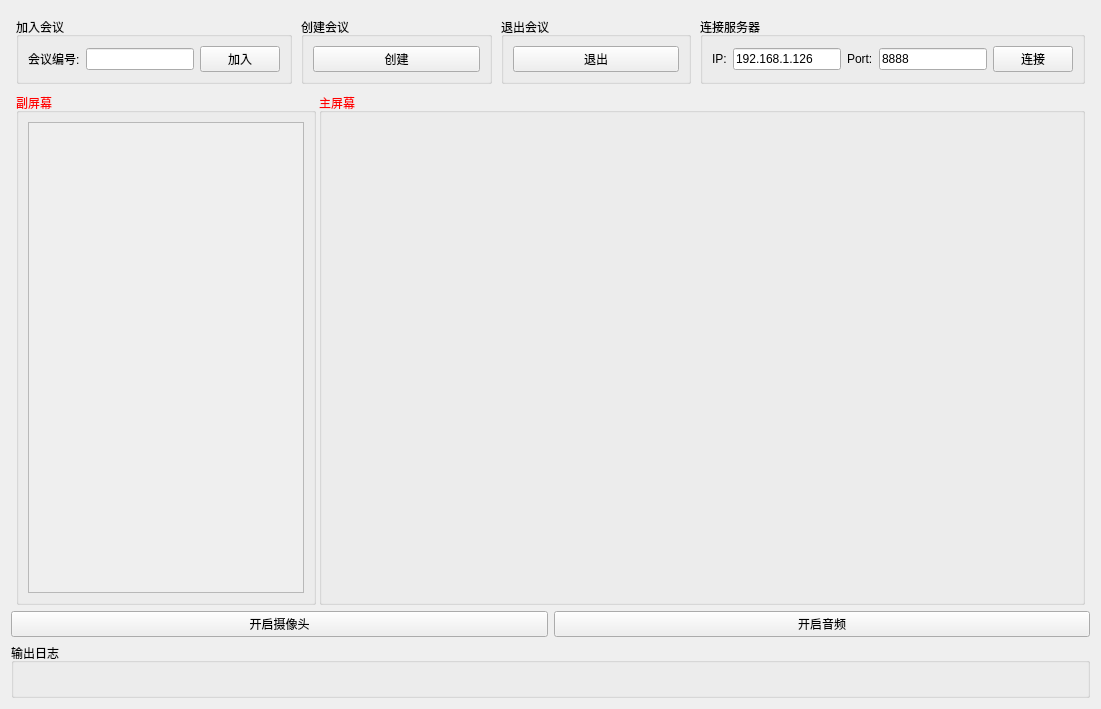
<?xml version="1.0" encoding="UTF-8"?>
<ui version="4.0">
 <class>Widget</class>
 <widget class="QWidget" name="Widget">
  <property name="enabled">
   <bool>true</bool>
  </property>
  <property name="geometry">
   <rect>
    <x>0</x>
    <y>0</y>
    <width>1101</width>
    <height>709</height>
   </rect>
  </property>
  <property name="sizePolicy">
   <sizepolicy hsizetype="Preferred" vsizetype="Fixed">
    <horstretch>0</horstretch>
    <verstretch>0</verstretch>
   </sizepolicy>
  </property>
  <property name="minimumSize">
   <size>
    <width>900</width>
    <height>600</height>
   </size>
  </property>
  <property name="windowTitle">
   <string>Widget</string>
  </property>
  <layout class="QVBoxLayout" name="verticalLayout">
   <item>
    <layout class="QHBoxLayout" name="horizontalLayout">
     <property name="spacing">
      <number>9</number>
     </property>
     <property name="leftMargin">
      <number>5</number>
     </property>
     <property name="topMargin">
      <number>6</number>
     </property>
     <property name="rightMargin">
      <number>5</number>
     </property>
     <property name="bottomMargin">
      <number>3</number>
     </property>
     <item>
      <widget class="QGroupBox" name="joinmeetBox">
       <property name="sizePolicy">
        <sizepolicy hsizetype="Expanding" vsizetype="Fixed">
         <horstretch>0</horstretch>
         <verstretch>0</verstretch>
        </sizepolicy>
       </property>
       <property name="cursor">
        <cursorShape>ArrowCursor</cursorShape>
       </property>
       <property name="title">
        <string>加入会议</string>
       </property>
       <layout class="QHBoxLayout" name="horizontalLayout_2">
        <item>
         <widget class="QLabel" name="joinmeet_label">
          <property name="text">
           <string>会议编号:</string>
          </property>
         </widget>
        </item>
        <item>
         <widget class="QLineEdit" name="meetno"/>
        </item>
        <item>
         <widget class="QPushButton" name="joinmeetBtn">
          <property name="cursor">
           <cursorShape>ArrowCursor</cursorShape>
          </property>
          <property name="text">
           <string>加入</string>
          </property>
         </widget>
        </item>
       </layout>
      </widget>
     </item>
     <item>
      <widget class="QGroupBox" name="createmeetBox">
       <property name="sizePolicy">
        <sizepolicy hsizetype="Expanding" vsizetype="Fixed">
         <horstretch>0</horstretch>
         <verstretch>0</verstretch>
        </sizepolicy>
       </property>
       <property name="cursor">
        <cursorShape>ArrowCursor</cursorShape>
       </property>
       <property name="title">
        <string>创建会议</string>
       </property>
       <layout class="QHBoxLayout" name="horizontalLayout_3">
        <item>
         <widget class="QPushButton" name="createmeetBtn">
          <property name="cursor">
           <cursorShape>ArrowCursor</cursorShape>
          </property>
          <property name="text">
           <string>创建</string>
          </property>
         </widget>
        </item>
       </layout>
      </widget>
     </item>
     <item>
      <widget class="QGroupBox" name="exitmeetBox">
       <property name="sizePolicy">
        <sizepolicy hsizetype="Expanding" vsizetype="Fixed">
         <horstretch>0</horstretch>
         <verstretch>0</verstretch>
        </sizepolicy>
       </property>
       <property name="cursor">
        <cursorShape>ArrowCursor</cursorShape>
       </property>
       <property name="title">
        <string>退出会议</string>
       </property>
       <layout class="QHBoxLayout" name="horizontalLayout_4">
        <item>
         <widget class="QPushButton" name="exitmeetBtn">
          <property name="cursor">
           <cursorShape>ArrowCursor</cursorShape>
          </property>
          <property name="text">
           <string>退出</string>
          </property>
         </widget>
        </item>
       </layout>
      </widget>
     </item>
     <item>
      <widget class="QGroupBox" name="groupBox_4">
       <property name="title">
        <string>连接服务器</string>
       </property>
       <layout class="QHBoxLayout" name="horizontalLayout_7">
        <item>
         <widget class="QLabel" name="label">
          <property name="text">
           <string>IP:</string>
          </property>
         </widget>
        </item>
        <item>
         <widget class="QLineEdit" name="ip">
          <property name="sizePolicy">
           <sizepolicy hsizetype="Minimum" vsizetype="Fixed">
            <horstretch>0</horstretch>
            <verstretch>0</verstretch>
           </sizepolicy>
          </property>
          <property name="minimumSize">
           <size>
            <width>0</width>
            <height>0</height>
           </size>
          </property>
          <property name="text">
           <string>192.168.1.126</string>
          </property>
         </widget>
        </item>
        <item>
         <widget class="QLabel" name="label_2">
          <property name="text">
           <string>Port:</string>
          </property>
         </widget>
        </item>
        <item>
         <widget class="QLineEdit" name="port">
          <property name="sizePolicy">
           <sizepolicy hsizetype="Minimum" vsizetype="Fixed">
            <horstretch>0</horstretch>
            <verstretch>0</verstretch>
           </sizepolicy>
          </property>
          <property name="maximumSize">
           <size>
            <width>300</width>
            <height>16777215</height>
           </size>
          </property>
          <property name="text">
           <string>8888</string>
          </property>
         </widget>
        </item>
        <item>
         <widget class="QPushButton" name="connServer">
          <property name="text">
           <string>连接</string>
          </property>
         </widget>
        </item>
       </layout>
      </widget>
     </item>
    </layout>
   </item>
   <item>
    <layout class="QHBoxLayout" name="horizontalLayout_5">
     <property name="spacing">
      <number>3</number>
     </property>
     <property name="leftMargin">
      <number>5</number>
     </property>
     <property name="rightMargin">
      <number>5</number>
     </property>
     <item>
      <widget class="QGroupBox" name="groupBox">
       <property name="sizePolicy">
        <sizepolicy hsizetype="Expanding" vsizetype="Expanding">
         <horstretch>0</horstretch>
         <verstretch>0</verstretch>
        </sizepolicy>
       </property>
       <property name="minimumSize">
        <size>
         <width>300</width>
         <height>0</height>
        </size>
       </property>
       <property name="maximumSize">
        <size>
         <width>300</width>
         <height>16777215</height>
        </size>
       </property>
       <property name="palette">
        <palette>
         <active>
          <colorrole role="WindowText">
           <brush brushstyle="SolidPattern">
            <color alpha="255">
             <red>255</red>
             <green>0</green>
             <blue>0</blue>
            </color>
           </brush>
          </colorrole>
         </active>
         <inactive>
          <colorrole role="WindowText">
           <brush brushstyle="SolidPattern">
            <color alpha="255">
             <red>255</red>
             <green>0</green>
             <blue>0</blue>
            </color>
           </brush>
          </colorrole>
         </inactive>
         <disabled>
          <colorrole role="WindowText">
           <brush brushstyle="SolidPattern">
            <color alpha="255">
             <red>120</red>
             <green>120</green>
             <blue>120</blue>
            </color>
           </brush>
          </colorrole>
         </disabled>
        </palette>
       </property>
       <property name="title">
        <string>副屏幕</string>
       </property>
       <layout class="QGridLayout" name="gridLayout_2">
        <item row="0" column="0">
         <widget class="QScrollArea" name="scrollArea">
          <property name="lineWidth">
           <number>0</number>
          </property>
          <property name="widgetResizable">
           <bool>true</bool>
          </property>
          <widget class="QWidget" name="scrollAreaWidgetContents">
           <property name="geometry">
            <rect>
             <x>0</x>
             <y>0</y>
             <width>278</width>
             <height>502</height>
            </rect>
           </property>
           <property name="sizePolicy">
            <sizepolicy hsizetype="Expanding" vsizetype="Expanding">
             <horstretch>0</horstretch>
             <verstretch>0</verstretch>
            </sizepolicy>
           </property>
           <layout class="QVBoxLayout" name="verticalLayout_3">
            <property name="leftMargin">
             <number>0</number>
            </property>
            <property name="topMargin">
             <number>0</number>
            </property>
            <property name="rightMargin">
             <number>0</number>
            </property>
           </layout>
          </widget>
         </widget>
        </item>
       </layout>
      </widget>
     </item>
     <item>
      <widget class="QGroupBox" name="groupBox_2">
       <property name="sizePolicy">
        <sizepolicy hsizetype="Expanding" vsizetype="Expanding">
         <horstretch>0</horstretch>
         <verstretch>0</verstretch>
        </sizepolicy>
       </property>
       <property name="palette">
        <palette>
         <active>
          <colorrole role="WindowText">
           <brush brushstyle="SolidPattern">
            <color alpha="255">
             <red>255</red>
             <green>0</green>
             <blue>0</blue>
            </color>
           </brush>
          </colorrole>
         </active>
         <inactive>
          <colorrole role="WindowText">
           <brush brushstyle="SolidPattern">
            <color alpha="255">
             <red>255</red>
             <green>0</green>
             <blue>0</blue>
            </color>
           </brush>
          </colorrole>
         </inactive>
         <disabled>
          <colorrole role="WindowText">
           <brush brushstyle="SolidPattern">
            <color alpha="255">
             <red>120</red>
             <green>120</green>
             <blue>120</blue>
            </color>
           </brush>
          </colorrole>
         </disabled>
        </palette>
       </property>
       <property name="title">
        <string>主屏幕</string>
       </property>
       <layout class="QGridLayout" name="gridLayout">
        <item row="0" column="0">
         <widget class="QLabel" name="mainshow_label">
          <property name="sizePolicy">
           <sizepolicy hsizetype="Expanding" vsizetype="Expanding">
            <horstretch>0</horstretch>
            <verstretch>0</verstretch>
           </sizepolicy>
          </property>
          <property name="text">
           <string/>
          </property>
          <property name="openExternalLinks">
           <bool>false</bool>
          </property>
         </widget>
        </item>
       </layout>
      </widget>
     </item>
    </layout>
   </item>
   <item>
    <layout class="QHBoxLayout" name="horizontalLayout_6">
     <item>
      <widget class="QPushButton" name="openVedio">
       <property name="text">
        <string>开启摄像头</string>
       </property>
      </widget>
     </item>
     <item>
      <widget class="QPushButton" name="openAudio">
       <property name="text">
        <string>开启音频</string>
       </property>
      </widget>
     </item>
    </layout>
   </item>
   <item>
    <widget class="QGroupBox" name="groupBox_3">
     <property name="sizePolicy">
      <sizepolicy hsizetype="Expanding" vsizetype="Fixed">
       <horstretch>0</horstretch>
       <verstretch>0</verstretch>
      </sizepolicy>
     </property>
     <property name="title">
      <string>输出日志</string>
     </property>
     <layout class="QVBoxLayout" name="verticalLayout_2">
      <item>
       <widget class="QLabel" name="outlog">
        <property name="sizePolicy">
         <sizepolicy hsizetype="Expanding" vsizetype="Preferred">
          <horstretch>0</horstretch>
          <verstretch>0</verstretch>
         </sizepolicy>
        </property>
        <property name="palette">
         <palette>
          <active>
           <colorrole role="WindowText">
            <brush brushstyle="SolidPattern">
             <color alpha="255">
              <red>255</red>
              <green>0</green>
              <blue>0</blue>
             </color>
            </brush>
           </colorrole>
          </active>
          <inactive>
           <colorrole role="WindowText">
            <brush brushstyle="SolidPattern">
             <color alpha="255">
              <red>255</red>
              <green>0</green>
              <blue>0</blue>
             </color>
            </brush>
           </colorrole>
          </inactive>
          <disabled>
           <colorrole role="WindowText">
            <brush brushstyle="SolidPattern">
             <color alpha="255">
              <red>120</red>
              <green>120</green>
              <blue>120</blue>
             </color>
            </brush>
           </colorrole>
          </disabled>
         </palette>
        </property>
        <property name="text">
         <string/>
        </property>
       </widget>
      </item>
     </layout>
    </widget>
   </item>
  </layout>
 </widget>
 <resources/>
 <connections/>
</ui>
